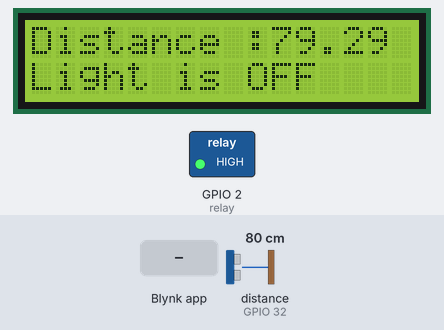
The sketch below on a simulated ESP32. On the bench: 16×2 character LCD, switched loads named in the sketch (green lamp = pin HIGH). Wiring (inferred from the names in the program): ultrasonic range finder: trigger GPIO 33; echo GPIO 32. The inputs (shaded band) are chosen by the test bench; at power-on: distance to the obstacle (sensor on GPIO 32) 80 cm. The echo pulse lasts 58.3 µs per cm; WiFi joins after 1.5 s; servers stay silent unless stated; pins used as bus, display or sensor lines are not drawn; what the sketch prints to the serial monitor is not drawn.

Above: at 6.3 s.
6.4 s: distance to the obstacle (sensor on GPIO 32) set to 12 cm
At 7.2 s:
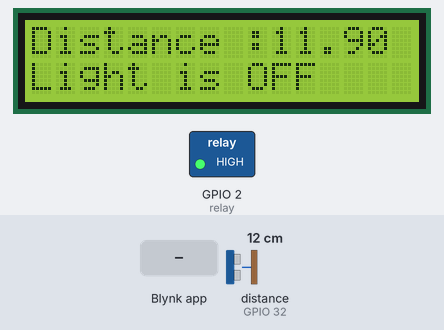
8.0 s: distance to the obstacle (sensor on GPIO 32) set to 9 cm
At 9.1 s:
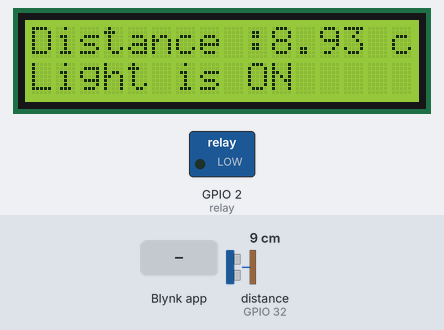
9.6 s: Blynk app writes 0 to V1
At 9.91 s:
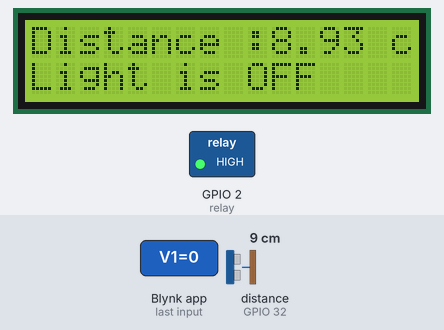
11.5 s: distance to the obstacle (sensor on GPIO 32) set to 2 cm
At 13.0 s:
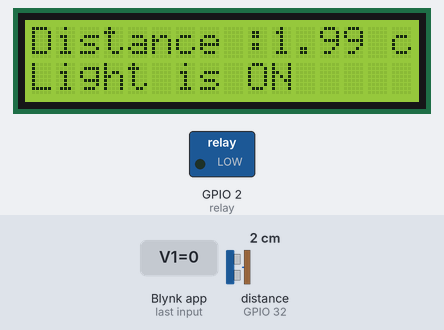
Timing chart, 0 to 14.1 s (numbered marks = the images above; inputs shaded):
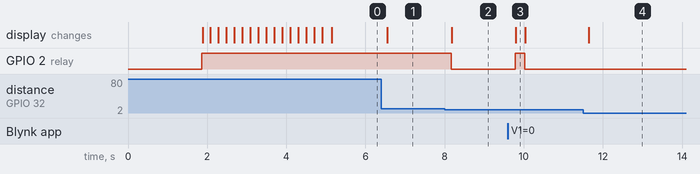

Measured:
- the behaviour switches between 11 and 10 cm on distance to the obstacle (sensor on GPIO 32) (found by bisection; images 1 and 2)
- after the input at 6.4 s, the display: changes after 0.16 s (image 1)
- after the input at 8.0 s, GPIO 2 (relay): HIGH → LOW after 0.16 s; the display: changes after 0.18 s (image 2)
- after the input at 9.6 s, GPIO 2 (relay): LOW → HIGH after 0.19 s, → LOW 0.23 s later; the display: changes after 0.20 s (image 3)
- after the input at 11.5 s, the display: changes after 0.14 s (image 4)

The sketch:

Ultrasound_blynk.ino
```cpp
// Blynk template information
#define BLYNK_TEMPLATE_ID "TMPL33QYJj3Ss"
#define BLYNK_TEMPLATE_NAME "Plant watering system"

// Include the library files
#include <LiquidCrystal_I2C.h>
#include <Wire.h>
#include <WiFiClient.h>
#include <BlynkSimpleEsp32.h>

#define triggerPin 33    // Trigger pin for the ultrasonic sensor
#define echoPin 32       // Echo pin for the ultrasonic sensor
#define relay 2          // Relay controlling the AC light

// Initialize the LCD display
LiquidCrystal_I2C lcd(0x27, 16, 2);

BlynkTimer timer;

// Enter your Auth token
char auth[] = "2V4ug0ZLzSvaGuPDHaTmG-3Q108UboHm";

// Enter your WIFI SSID and password
char ssid[] = "Robomanthan4g";
char pass[] = "12345678";

// Function to calculate distance using the ultrasonic sensor
float getDistance() {
  // Send a HIGH pulse to the trigger pin
  digitalWrite(triggerPin, LOW);
  delayMicroseconds(2);
  digitalWrite(triggerPin, HIGH);
  delayMicroseconds(10);
  digitalWrite(triggerPin, LOW);

  // Read the time for the pulse to return
  long duration = pulseIn(echoPin, HIGH);

  // Calculate the distance in cm (speed of sound: 34300 cm/s)
  float distance = duration * 0.034 / 2;
  return distance;
}

void setup() {
  // Debug console
  Serial.begin(115200);
  Blynk.begin(auth, ssid, pass, "blynk.cloud", 80);

  lcd.init();
  lcd.backlight();
  pinMode(relay, OUTPUT);
  digitalWrite(relay, HIGH);  // Relay initially OFF (AC light OFF)

  pinMode(triggerPin, OUTPUT); // Set trigger pin as output
  pinMode(echoPin, INPUT);     // Set echo pin as input

  lcd.setCursor(1, 0);
  lcd.print("System Loading");
  for (int a = 0; a <= 15; a++) {
    lcd.setCursor(a, 1);
    lcd.print(".");
    delay(200);
  }
  lcd.clear();
}

// Get the ultrasonic sensor values and control the relay
void ultrasonicCheck() {
  float distance = getDistance();
  Blynk.virtualWrite(V0, distance);  // Send distance to Blynk app
  Serial.print("Distance: ");
  Serial.print(distance);
  Serial.println(" cm");

  lcd.setCursor(0, 0);
  lcd.print("Distance :");
  lcd.print(distance);
  lcd.print(" cm ");

  // If the distance is less than 10 cm, turn ON the relay (AC light ON)
  if (distance < 10) {
    digitalWrite(relay, LOW); // Relay ON (AC light ON)
    lcd.setCursor(0, 1);
    lcd.print("Light is ON ");
  } else {
    digitalWrite(relay, HIGH); // Relay OFF (AC light OFF)
    lcd.setCursor(0, 1);
    lcd.print("Light is OFF");
  }
}

// Get the button value from Blynk (optional)
BLYNK_WRITE(V1) {
  bool Relay = param.asInt();
  if (Relay == 1) {
    digitalWrite(relay, LOW);
    lcd.setCursor(0, 1);
    lcd.print("Light is ON ");
  } else {
    digitalWrite(relay, HIGH);
    lcd.setCursor(0, 1);
    lcd.print("Light is OFF");
  }
}

void loop() {
  ultrasonicCheck();  // Check distance and control the relay
  Blynk.run();  // Run the Blynk library
  delay(200);
}
```
